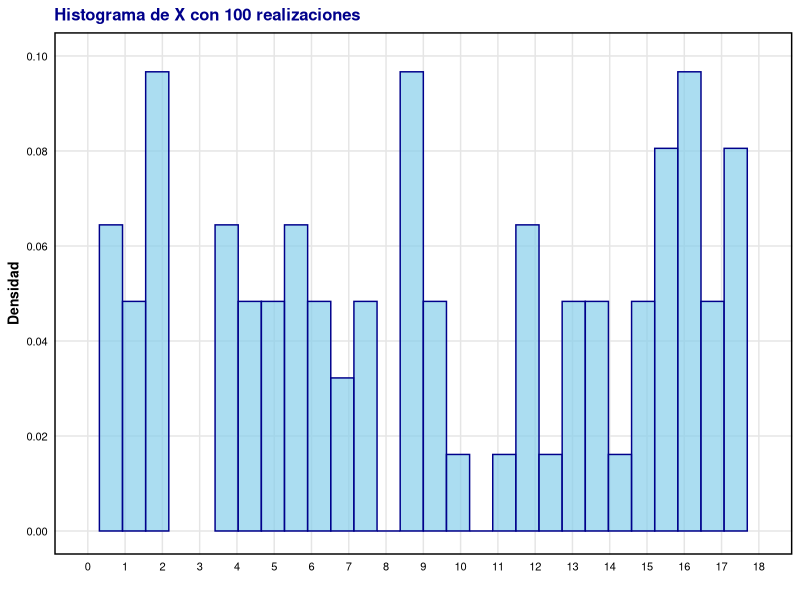
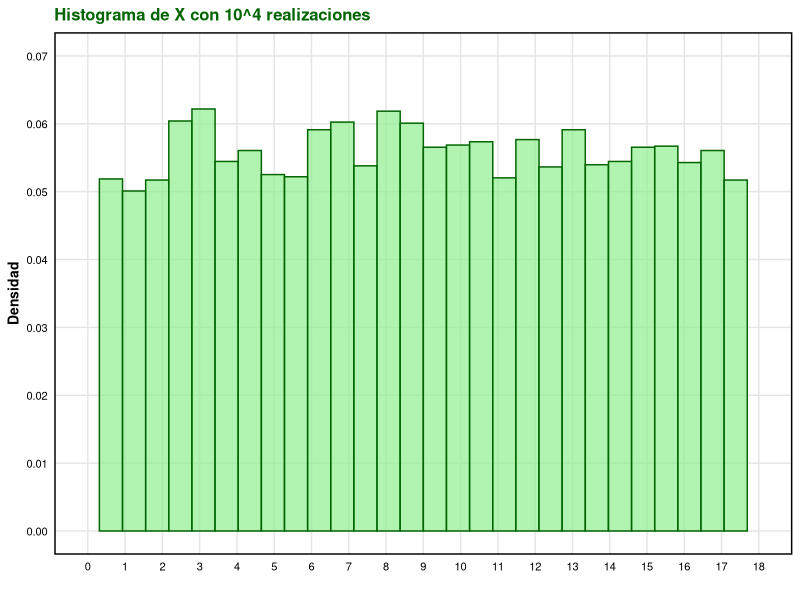
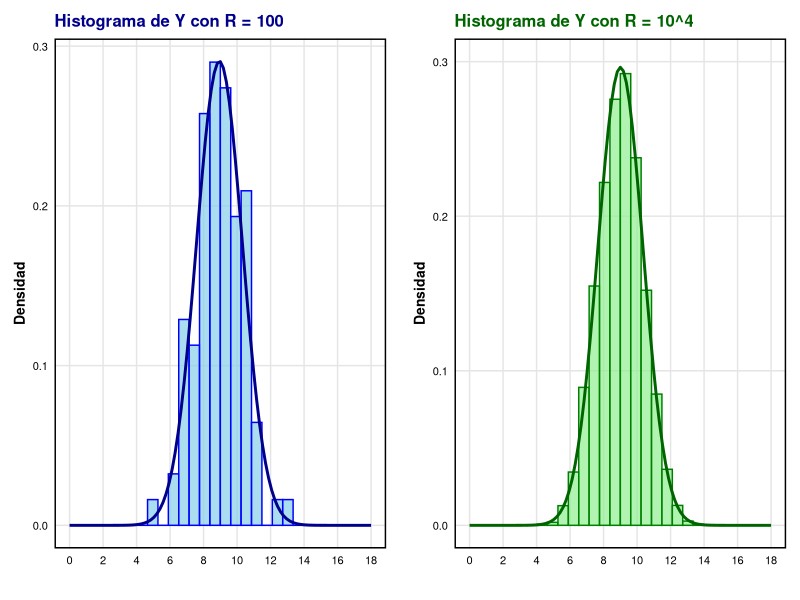
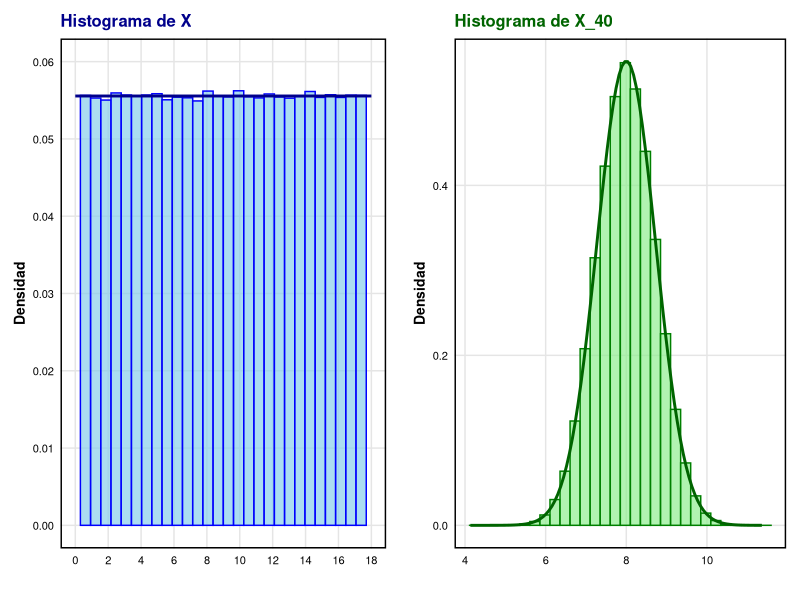
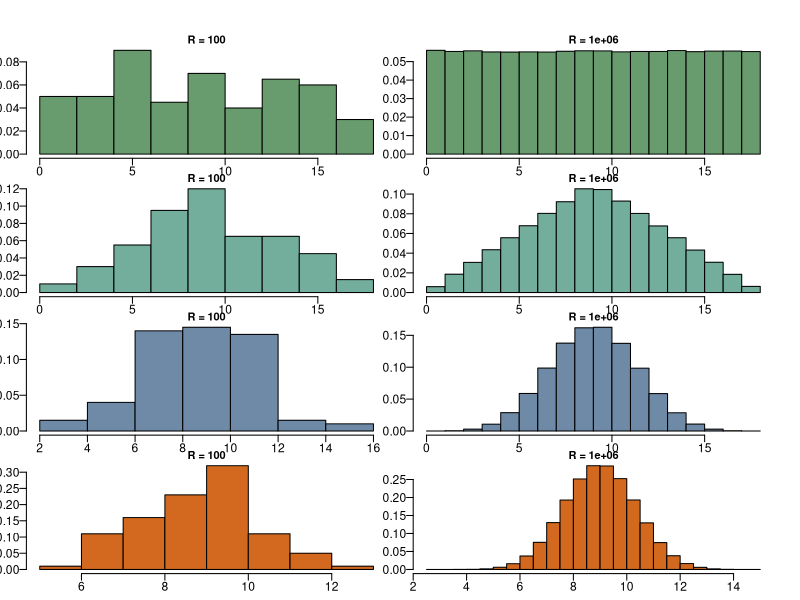

Generate these figures, in order, with R:
## ---- chunk 1
set.seed(0264)
## ---- chunk 2
X_dist <- function(R) {
  return(runif(n = R, min = 0, max = 18))
}
## ---- chunk 3
comparacion <- data.frame(
  R = c(2, 30, 100, 10^4), 
    Media_muestral = c(
    mean(X_dist(2)),
    mean(X_dist(30)),
    mean(X_dist(100)),
    mean(X_dist(10^4))
  ),
  Varianza_muestral = c(
    var(X_dist(2)),
    var(X_dist(30)),
    var(X_dist(100)),
    var(X_dist(10^4))
  )
)

print(comparacion)
## ---- chunk 4
E_X = 9
Var_X = 27

R_values <- c(2, 30, 100, 10000)

X <- numeric(4)
s <- numeric(4)
abs_X_E_X <- numeric(4)
abs_s2_VarX <- numeric(4)

for (i in 1:4) {
  R <- R_values[i]
  sample_X <- runif(R, 0, 18)
  
  X[i] <- mean(sample_X)
  s[i] <- var(sample_X)
  abs_X_E_X[i] <- abs(X[i] - E_X)
  abs_s2_VarX[i] <- abs(s[i] - Var_X)
}

R_values <- c(R_values, "∞")
X <- c(X, E_X)
s <- c(s, Var_X)
abs_X_E_X <- c(abs_X_E_X, 0)
abs_s2_VarX <- c(abs_s2_VarX, 0)

tabla <- data.frame(
  R = R_values,
  X_barra = round(X, 3),
  s_2 = round(s, 3),
  abs_X_barra_E_X = round(abs_X_E_X, 3),
  abs_s_2_Var_X = round(abs_s2_VarX, 3)
)

print(tabla)
## ---- chunk 5
library(ggplot2)
library(gridExtra)

X_R100 <- X_dist(100)
X_R10k <- X_dist(10^4)

histograma_R100 <- ggplot(data.frame(X = X_R100), aes(x = X, y = after_stat(density))) + 
  geom_histogram(bins = 30, color = "darkblue", fill = "skyblue", alpha = 0.7) + 
  ggtitle("Histograma de X con 100 realizaciones") + 
  xlab("") +
  ylab("Densidad") + 
  theme_minimal(base_family = "sans") +
  theme(
    plot.title = element_text(size = 12, face = "bold", color = "darkblue"),
    axis.title = element_text(size = 10, face = "bold"),
    axis.text = element_text(size = 8, color = "black"),
    panel.grid.major = element_line(color = "gray90"),
    panel.grid.minor = element_blank(),
    panel.border = element_rect(color = "black", fill = NA, linewidth = 1)
  ) +
  scale_x_continuous(limits = c(0, 18), breaks = seq(0, 18, by = 1)) +
  scale_y_continuous(limits = c(0, 0.10), breaks = seq(0, 0.10, by = 0.02))

histograma_R10k <- ggplot(data.frame(X = X_R10k), aes(x = X)) +
  geom_histogram(aes(y = ..density..), bins = 30, color = "darkgreen", 
                 fill = "lightgreen", alpha = 0.7) +
  ggtitle("Histograma de X con 10^4 realizaciones") +
  xlab("") +
  ylab("Densidad") +
  theme_minimal(base_family = "sans") +
  theme(
    plot.title = element_text(size = 12, face = "bold", color = "darkgreen"),
    axis.title = element_text(size = 10, face = "bold"),
    axis.text = element_text(size = 8, color = "black"),
    panel.grid.major = element_line(color = "gray90"),
    panel.grid.minor = element_blank(),
    panel.border = element_rect(color = "black", fill = NA, linewidth = 1)
  ) +
  scale_x_continuous(limits = c(0, 18), breaks = seq(0, 18, by = 1)) +
  scale_y_continuous(limits = c(0, 0.07), breaks = seq(0, 0.1, by = 0.01))

print(histograma_R100)
print(histograma_R10k)
## ---- chunk 6
Y_dist <- function(R) {
  # Inicializa un vector numérico de longitud R, donde se almacenarán los promedios
  #calculados.
  Y <- numeric(R)
  # Bucle que se repite R veces, una por cada realización de Y.
  for(i in 1:R) {
    # Genera 15 valores independientes de X, donde X sigue una distribución
    #uniforme entre 0 y 18.
    X_15 <- runif(n = 15, min = 0, max = 18)
    # Calcula el promedio de los 15 valores generados de X y lo almacena en la 
    #i-ésima posición del vector Y.
    Y[i] <- mean(X_15)
  }
  # Devuelve el vector Y, que contiene R promedios de 15 valores independientes de
  #X.
  return(Y)
}
## ---- chunk 7
comparacion <- data.frame(
  R = c(2, 30, 100, 10^4), 
    Media_muestral = c(
    mean(Y_dist(2)),
    mean(Y_dist(30)),
    mean(Y_dist(100)),
    mean(Y_dist(10^4))
  ),
  Varianza_muestral = c(
    var(Y_dist(2)),
    var(Y_dist(30)),
    var(Y_dist(100)),
    var(Y_dist(10^4))
  )
)

print(comparacion)
## ---- chunk 8
E_Y_teorico <- 9
V_Y_teorico <- 27 / 15

comparacion <- data.frame(
  R = c(2, 30, 100, 10^4), 
    Media_muestral = c(
    mean(X_dist(2)),
    mean(X_dist(30)),
    mean(X_dist(100)),
    mean(X_dist(10^4))
  ),
  Varianza_muestral = c(
    var(X_dist(2)),
    var(X_dist(30)),
    var(X_dist(100)),
    var(X_dist(10^4))
  ),
  Media_teorica = E_Y_teorico,
  Varianza_teorica = V_Y_teorico
)

print(comparacion)
## ---- chunk 9
library(ggplot2)
library(gridExtra)

Y_R100 <- Y_dist(100)

Y_R10k <- Y_dist(10^4)

media_Y <- mean(Y_R100)
sd_Y <- sd(Y_R100)

histograma_Y_R100 <- ggplot(data.frame(Y = Y_R100), aes(x = Y)) +
  geom_histogram(aes(y = ..density..), bins = 30, color = "blue", 
                 fill = "skyblue", alpha = 0.7) +
  stat_function(fun = dnorm, args = list(mean = media_Y, sd = sd_Y), 
                color = "darkblue", size = 1) +
  ggtitle("Histograma de Y con R = 100") +
  xlab("") +
  ylab("Densidad") +
  scale_x_continuous(limits = c(0, 18), breaks = seq(0, 18, by = 2)) +
  scale_y_continuous(breaks = seq(0, 0.4, by = 0.1)) +
  theme_minimal(base_family = "sans") +
  theme(
    plot.title = element_text(size = 12, face = "bold", color = "darkblue"),
    axis.title = element_text(size = 10, face = "bold"),
    axis.text = element_text(size = 8, color = "black"),
    panel.grid.major = element_line(color = "gray90"),
    panel.grid.minor = element_blank(),
    panel.border = element_rect(color = "black", fill = NA, linewidth = 1),
    plot.margin = margin(10, 10, 10, 10)
  )

mean_Y <- mean(Y_R10k)
sd_Y <- sd(Y_R10k)

histograma_Y_R10k <- ggplot(data.frame(Y = Y_R10k), aes(x = Y)) +
  geom_histogram(aes(y = ..density..), bins = 30, color = "#008000", 
                 fill = "lightgreen", alpha = 0.7) +
  stat_function(fun = dnorm, args = list(mean = mean_Y, sd = sd_Y), 
                color = "darkgreen", size = 1) +
  ggtitle("Histograma de Y con R = 10^4") +
  xlab("") +
  ylab("Densidad") +
  scale_x_continuous(limits = c(0, 18), breaks = seq(0, 18, by = 2)) +
  scale_y_continuous(limits = c(0, 0.30), breaks = seq(0, 0.30, by = 0.1)) +
  theme_minimal(base_family = "sans") +
  theme(
    plot.title = element_text(size = 12, face = "bold", color = "darkgreen"),
    axis.title = element_text(size = 10, face = "bold"),
    axis.text = element_text(size = 8, color = "black"),
    panel.grid.major = element_line(color = "gray90"),
    panel.grid.minor = element_blank(),
    panel.border = element_rect(color = "black", fill = NA, linewidth = 1),
    plot.margin = margin(10, 10, 10, 10)
  )

grid.arrange(histograma_Y_R100, histograma_Y_R10k, ncol = 2)
## ---- chunk 10
library(ggplot2)
library(gridExtra)

R <- 10^6
n <- 40

X <- runif(R, min = 0, max = 18)
X_40 <- rowMeans(matrix(runif(R * n, min = 0, max = 16), nrow = R, ncol = n))

hist_X <- ggplot(data.frame(X), aes(x = X)) +
  geom_histogram(aes(y = after_stat(density)), bins = 30, color = "blue", 
                 fill = "skyblue", alpha = 0.7) +
  stat_function(fun = function(x) dunif(x, min = 0, max = 18), 
                color = "darkblue", linewidth = 1) +
  ggtitle("Histograma de X") +
  xlab("") +
  ylab("Densidad") +
  scale_x_continuous(limits = c(0, 18), breaks = seq(0, 18, by = 2)) +
  scale_y_continuous(limits = c(0.00, 0.06), breaks = seq(0.00, 0.06, by = 0.01)) +
  theme_minimal(base_family = "sans") +
  theme(
    plot.title = element_text(size = 12, face = "bold", color = "darkblue"),
    axis.title = element_text(size = 10, face = "bold"),
    axis.text = element_text(size = 8, color = "black"),
    panel.grid.major = element_line(color = "gray90"),
    panel.grid.minor = element_blank(),
    panel.border = element_rect(color = "black", fill = NA, linewidth = 1),
    plot.margin = margin(10, 10, 10, 10)
  )

hist_X40 <- ggplot(data.frame(X_40), aes(x = X_40)) +
  geom_histogram(aes(y = after_stat(density)), bins = 30, color = "#008000", 
                 fill = "lightgreen", alpha = 0.7) +
  stat_function(fun = function(x) dnorm(x, mean = 8, sd = sqrt(16^2 / (12 * n))), 
                color = "darkgreen", linewidth = 1) +
  ggtitle("Histograma de X_40") +
  xlab("") +
  ylab("Densidad") +
  theme_minimal(base_family = "sans") +
  theme(
    plot.title = element_text(size = 12, face = "bold", color = "darkgreen"),
    axis.title = element_text(size = 10, face = "bold"),
    axis.text = element_text(size = 8, color = "black"),
    panel.grid.major = element_line(color = "gray90"),
    panel.grid.minor = element_blank(),
    panel.border = element_rect(color = "black", fill = NA, linewidth = 1),
    plot.margin = margin(10, 10, 10, 10)
  )

grid.arrange(hist_X, hist_X40, ncol = 2)
## ---- chunk 11
X_dist <- function(R, N){
  Y <- numeric(R)
  for (i in 1:R){
    X_15 <- runif(N, 0, 18)
    mX_15 <- mean(X_15)
    Y[i] <- mX_15
  }
  return(Y)
}

color_vec <- c("#689C6E","#73AD9C","#6F8AA6","#D2691E")

R_vec <- c(10^2, 10^6)
N_vec <- c(1, 2, 5, 15)

par(mfrow = c(4, 2),
    mar = c(1, 1, 1, 1),
    oma = c(1, 1, 2.5, 1),
    cex.main = 1.0,
    cex.lab = 1.2,
    cex.axis = 1.1,
    las = 1,
    mgp = c(3, 0.5, 0))

for (irow in 1:4) {
  color <- color_vec[irow]
  N <- N_vec[irow]
  for (icol in 1:2) {
    R <- R_vec[icol]
    X <- X_dist(R=R, N = N)
    hist(X, col = color,
         main = paste("R =", R), freq = FALSE)
  }
}
